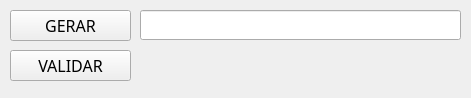
<?xml version="1.0" encoding="UTF-8"?>
<ui version="4.0">
 <class>MainWindow</class>
 <widget class="QMainWindow" name="MainWindow">
  <property name="geometry">
   <rect>
    <x>0</x>
    <y>0</y>
    <width>471</width>
    <height>98</height>
   </rect>
  </property>
  <property name="font">
   <font>
    <pointsize>11</pointsize>
   </font>
  </property>
  <property name="windowTitle">
   <string>Validar e Gerar CPF</string>
  </property>
  <property name="styleSheet">
   <string notr="true"/>
  </property>
  <widget class="QWidget" name="centralwidget">
   <property name="styleSheet">
    <string notr="true"/>
   </property>
   <widget class="QLineEdit" name="input_cpf">
    <property name="geometry">
     <rect>
      <x>140</x>
      <y>10</y>
      <width>321</width>
      <height>30</height>
     </rect>
    </property>
    <property name="font">
     <font>
      <family>Tibetan Machine Uni</family>
      <pointsize>12</pointsize>
     </font>
    </property>
   </widget>
   <widget class="QPushButton" name="btn_gerar">
    <property name="geometry">
     <rect>
      <x>10</x>
      <y>10</y>
      <width>121</width>
      <height>31</height>
     </rect>
    </property>
    <property name="font">
     <font>
      <family>Tibetan Machine Uni</family>
      <pointsize>12</pointsize>
     </font>
    </property>
    <property name="styleSheet">
     <string notr="true"/>
    </property>
    <property name="text">
     <string>GERAR</string>
    </property>
   </widget>
   <widget class="QPushButton" name="btn_validar">
    <property name="geometry">
     <rect>
      <x>10</x>
      <y>50</y>
      <width>121</width>
      <height>31</height>
     </rect>
    </property>
    <property name="font">
     <font>
      <family>Tibetan Machine Uni</family>
      <pointsize>12</pointsize>
     </font>
    </property>
    <property name="styleSheet">
     <string notr="true"/>
    </property>
    <property name="text">
     <string>VALIDAR</string>
    </property>
   </widget>
   <widget class="QLabel" name="label_retorno">
    <property name="geometry">
     <rect>
      <x>140</x>
      <y>50</y>
      <width>321</width>
      <height>31</height>
     </rect>
    </property>
    <property name="font">
     <font>
      <family>Tibetan Machine Uni</family>
      <pointsize>15</pointsize>
      <weight>75</weight>
      <bold>true</bold>
     </font>
    </property>
    <property name="styleSheet">
     <string notr="true"/>
    </property>
    <property name="text">
     <string/>
    </property>
    <property name="alignment">
     <set>Qt::AlignCenter</set>
    </property>
   </widget>
  </widget>
 </widget>
 <resources/>
 <connections/>
</ui>
